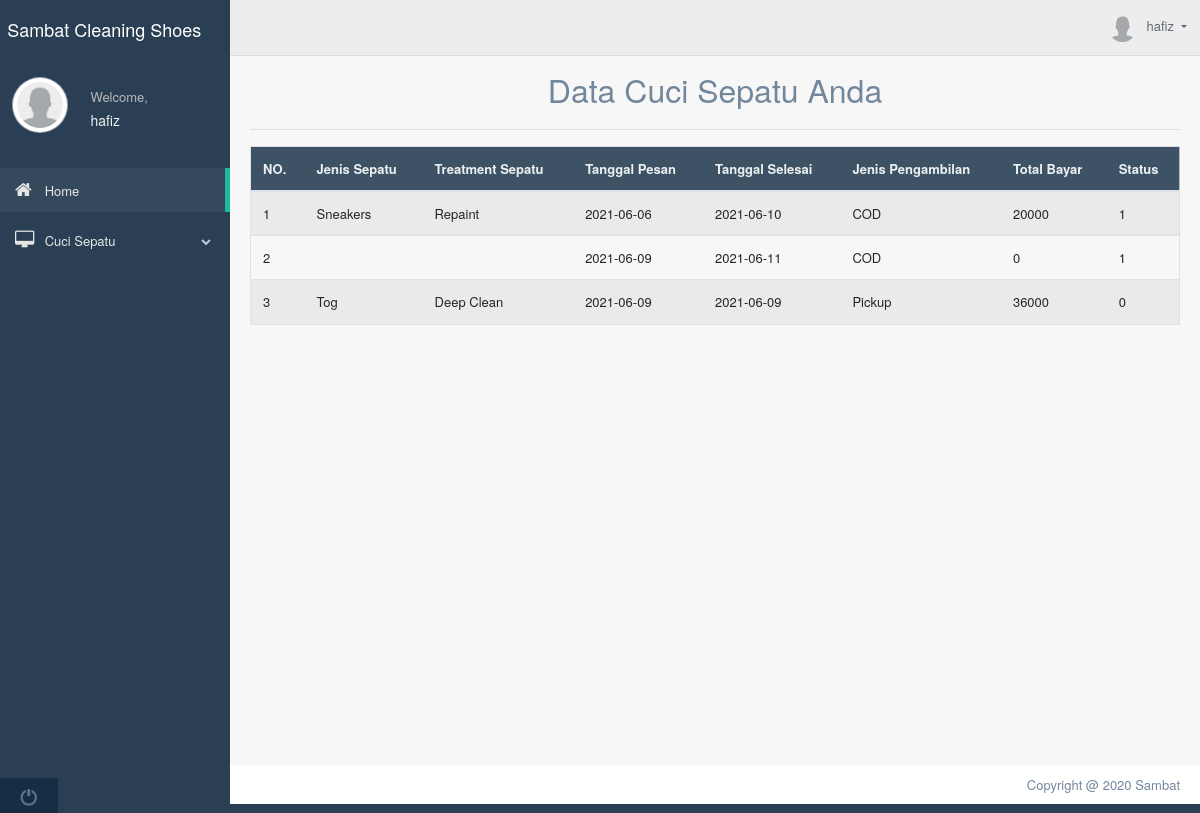
Before: /index.php?page=tampil_transaksi (signed in) with the older database file.
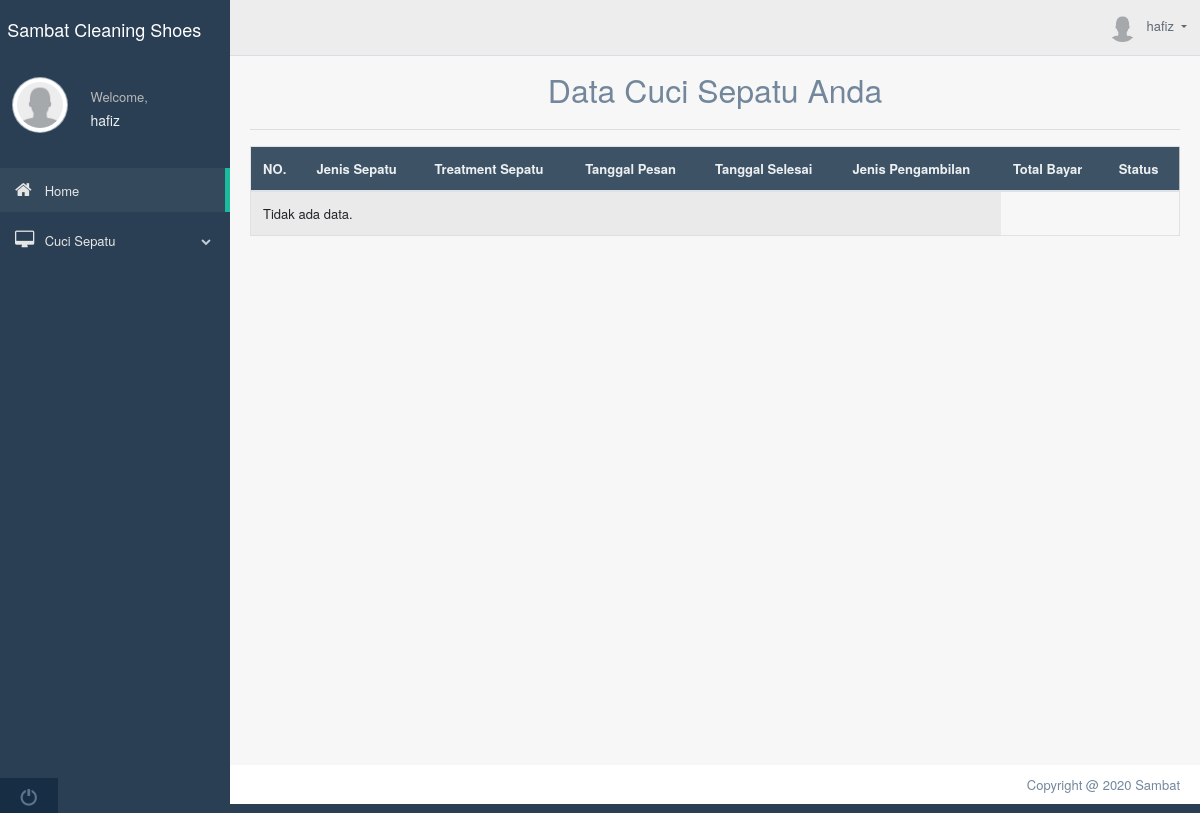
After: the same page with the newer database file.
### tables this page shows
CREATE TABLE `transaksi` (
  `id_transaksi` int NOT NULL,
  `id_user` int NOT NULL,
  `sistem_pengambilan` varchar(10) NOT NULL,
  `total` int NOT NULL,
  `tanggal_masuk` date NOT NULL,
  `tanggal_keluar` date NOT NULL,
  `jenis_sepatu` varchar(10) NOT NULL,
  `jenis_treatment` varchar(50) NOT NULL,
  `total_bayar` int NOT NULL,
  `status` int NOT NULL DEFAULT '0'
);

### tampil.php (the view, shortened to what this page needs)
<?php
$id_user=$_SESSION['id_user'];
include('config.php');
?>
	<div class="container" style="margin-top:20px">
		<center><font size="6">Data Cuci Sepatu Anda</font></center>
		<hr>
		<div class="table-responsive">
		<table class="table table-striped jambo_table bulk_action">
			<thead>
				<tr>
					<th>NO.</th>
					<th>Jenis Sepatu</th>
					<th>Treatment Sepatu</th>
					<th>Tanggal Pesan</th>
					<th>Tanggal Selesai</th>
					<th>Jenis Pengambilan</th>
					<th>Total Bayar</th>
					<th>Status</th>
				</tr>
			</thead>
			<tbody>
				<?php
				$sql = mysqli_query($koneksi, "SELECT * FROM transaksi where transaksi.id_user = '$id_user' ") or die(mysqli_error($koneksi));
				if(mysqli_num_rows($sql) > 0){
					$no = 1;
					while($data = mysqli_fetch_assoc($sql)){
						echo '
						<tr>
							<td>'.$no.'</td>
							<td>'.$data['jenis_sepatu'].'</td>
							<td>'.$data['jenis_treatment'].'</td>
							<td>'.$data['tanggal_masuk'].'</td>
							<td>'.$data['tanggal_keluar'].'</td>
							<td>'.$data['sistem_pengambilan'].'</td>
							<td>'.$data['total_bayar'].'</td>
							<td>'.$data['status'].'</td>
						</tr>
						';
						$no++;
					}
				}else{
					echo '
					<tr>
						<td colspan="6">Tidak ada data.</td>
					</tr>
					';
				}
				?>
		</table>
	</div>
	</div>

### index.php (shortened to what this page needs)
<!DOCTYPE html>
<html lang="en">
  <head>
    <link href="assets/bootstrap/dist/css/bootstrap.min.css" rel="stylesheet">
    <link href="assets/font-awesome/css/font-awesome.min.css" rel="stylesheet">
    <link href="assets/nprogress/nprogress.css" rel="stylesheet">
    <link href="assets/iCheck/skins/flat/green.css" rel="stylesheet">
    <link href="assets/bootstrap-progressbar/css/bootstrap-progressbar-3.3.4.min.css" rel="stylesheet">
    <link href="assets/css/custom.min.css" rel="stylesheet">
  </head>
  <body class="nav-md">
    <div class="container body">
      <div class="main_container">
        <div class="col-md-3 left_col">
          <div class="left_col scroll-view">
            <div class="navbar nav_title" style="border: 0;">
            <center>
            &nbsp; <a href="index.php" class="fa fa-shoe-prints fa-2x" style="color:#fff;"><span><font size="4.95" color="white" face="Helvetica Neue">Sambat Cleaning Shoes</font></span></a>
            </center>
            </div>
            <div class="profile clearfix">
              <div class="profile_pic">
                <img src="assets/images/user.png" alt="..." class="img-circle profile_img">
              </div>
              <div class="profile_info">
                <span>Welcome,</span>
                <h2><?php echo $_SESSION['username'] ?></h2>
              </div>
            </div>
            <br />
            <div id="sidebar-menu" class="main_menu_side hidden-print main_menu">
              <div class="menu_section">
                <ul class="nav side-menu">
                  <li><a href="index.php"><i class="fa fa-home"></i> Home <span class="fa fa-chevron"></span></a>
                  </li>
                  <li><a href="#"><i class="fa fa-desktop"></i> Cuci Sepatu <span class="fa fa-chevron-down"></span></a>
                  </li>
                </ul>
              </div>
            </div>
            <div class="sidebar-footer hidden-small">
              <a data-toggle="tooltip" data-placement="top" title="Logout" href="">
                <span class="glyphicon glyphicon-off" aria-hidden="true"></span>
              </a>
            </div>
          </div>
        </div>
        <div class="top_nav">
          <div class="nav_menu">
              <nav class="nav navbar-nav">
              <ul class=" navbar-right">
                <li class="nav-item dropdown open" >
                  <a href="#" class="user-profile dropdown-toggle" aria-haspopup="true" id="navbarDropdown" data-toggle="dropdown" aria-expanded="false">
                    <img src="assets/images/user.png" alt=""><?php echo $_SESSION['username'] ?>
                  </a>
                </li>
              </ul>
            </nav>
          </div>
        </div>
        <div class="right_col" role="main">
      <?php
      $queries = array();
      parse_str($_SERVER['QUERY_STRING'], $queries);
      switch ($queries['page']) {
      	case 'tampil_transaksi':
      		include 'tampil.php';
      		break;
        }
        ?>
        </div>
        <footer>
          <div class="pull-right">
            Copyright @ 2020 Sambat
          </div>
          <div class="clearfix"></div>
        </footer>
      </div>
    </div>
  </body>
</html>

Changed rows visible on the page:
removed transaksi: jenis_sepatu "Sneakers", jenis_treatment "Repaint", tanggal_masuk "2021-06-06", tanggal_keluar "2021-06-10", sistem_pengambilan "COD", total_bayar "20000", status "1"
removed transaksi: tanggal_masuk "2021-06-09", tanggal_keluar "2021-06-11", sistem_pengambilan "COD", total_bayar "0", status "1"
removed transaksi: jenis_sepatu "Tog", jenis_treatment "Deep Clean", tanggal_masuk "2021-06-09", tanggal_keluar "2021-06-09", sistem_pengambilan "Pickup", total_bayar "36000", status "0"
Other visible differences:
text now shown: "Tidak ada data."
